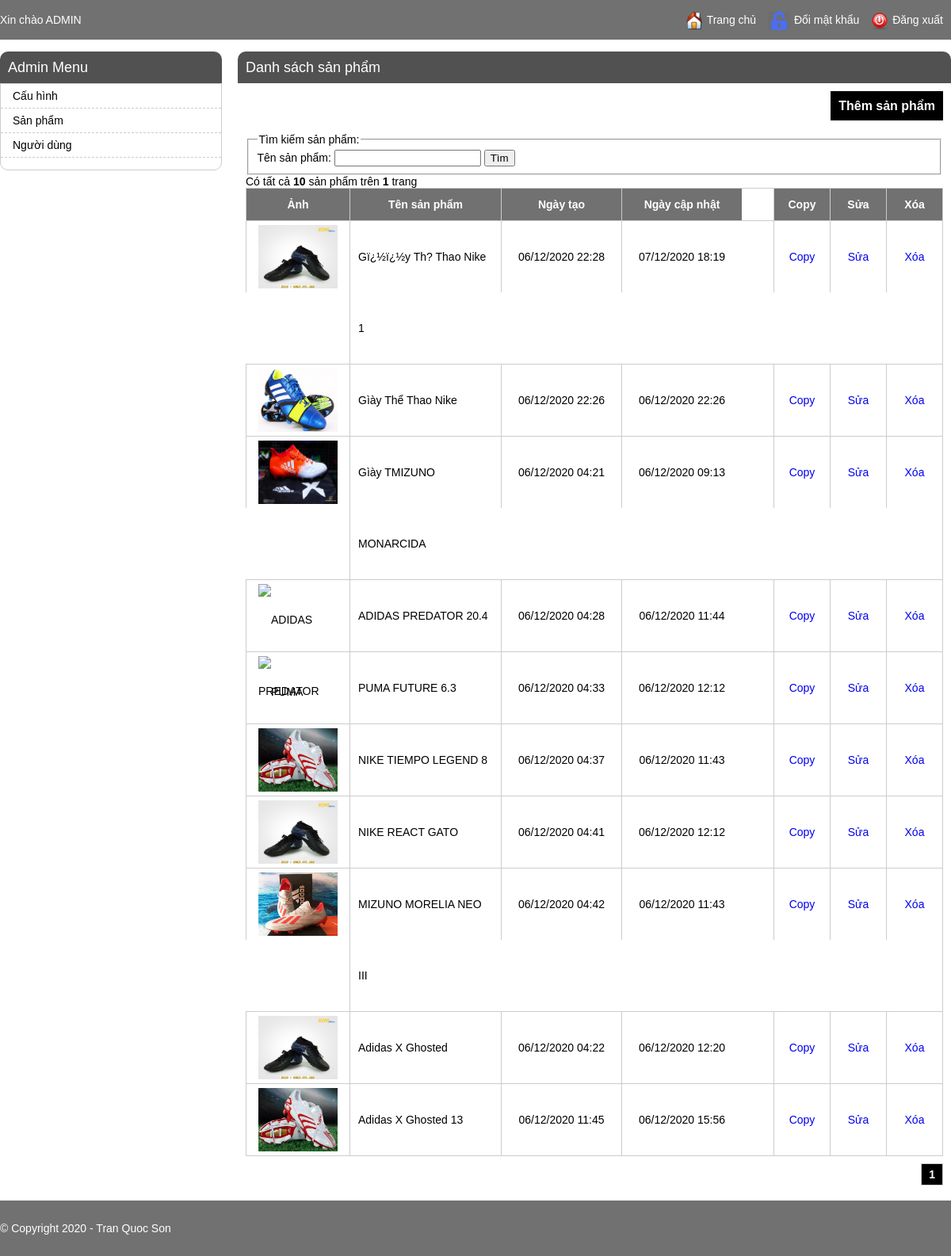
Screenshot of /admin/product_listing.php (signed in) with the database file from the repository.
### tables this page shows
CREATE TABLE `product` (
  `id` int(11) NOT NULL,
  `name` varchar(255) NOT NULL,
  `image` varchar(255) DEFAULT NULL,
  `price` float NOT NULL,
  `content` text NOT NULL,
  `created_time` int(11) NOT NULL,
  `last_updated` int(11) NOT NULL
);

### admin/product_listing.php (the view, shortened to what this page needs)
<?php
include 'header.php';
if (!empty($_SESSION['current_user'])) {
    $item_per_page = (!empty($_GET['per_page'])) ? $_GET['per_page'] : 10;
    $current_page = (!empty($_GET['page'])) ? $_GET['page'] : 1;
    $offset = ($current_page - 1) * $item_per_page;
    if(!empty($where)){
        $totalRecords = mysqli_query($con, "SELECT * FROM `product` where (".$where.")");
    }else{
        $totalRecords = mysqli_query($con, "SELECT * FROM `product`");
    }
    $totalRecords = $totalRecords->num_rows;
    $totalPages = ceil($totalRecords / $item_per_page);
    if(!empty($where)){
        $products = mysqli_query($con, "SELECT * FROM `product` where (".$where.") ORDER BY `id` DESC LIMIT " . $item_per_page . " OFFSET " . $offset);
    }else{
        $products = mysqli_query($con, "SELECT * FROM `product` ORDER BY `id` DESC LIMIT " . $item_per_page . " OFFSET " . $offset);
    }
    ?>
    <div class="main-content">
        <h1>Danh sách sản phẩm</h1>
        <div class="product-items">
            <div class="buttons">
                <a href="./product_editing.php">Thêm sản phẩm</a>
            </div>
            <div class="product-search">
                <form id="product-search-form" action="product_listing.php?action=search" method="POST">
                    <fieldset>
                        <legend>Tìm kiếm sản phẩm:</legend>
                        Tên sản phẩm: <input type="text" name="name" value="<?=!empty($name)?$name:""?>" />
                        <input type="submit" value="Tìm" />
                    </fieldset>
                </form>
            </div>
            <div class="total-products">
                <span>Có tất cả <strong><?=$totalRecords?></strong> sản phẩm trên <strong><?=$totalPages?></strong> trang</span>
            </div>
            <ul>
                <li class="product-item-heading">
                    <div class="product-prop product-img">Ảnh</div>
                    <div class="product-prop product-name">Tên sản phẩm</div>
                    <div class="product-prop product-button">
                        Xóa
                    </div>
                    <div class="product-prop product-button">
                        Sửa
                    </div>
                    <div class="product-prop product-button">
                        Copy
                    </div>
                    <div class="product-prop product-time">Ngày tạo</div>
                    <div class="product-prop product-time">Ngày cập nhật</div>
                </li>
                <?php
                while ($row = mysqli_fetch_array($products)) {
                    ?>
                    <li>
                        <div class="product-prop product-img"><img src="../<?= $row['image'] ?>" alt="<?= $row['name'] ?>" title="<?= $row['name'] ?>" /></div>
                        <div class="product-prop product-name"><?= $row['name'] ?></div>
                        <div class="product-prop product-button">
                            <a href="./product_delete.php?id=<?= $row['id'] ?>">Xóa</a>
                        </div>
                        <div class="product-prop product-button">
                            <a href="./product_editing.php?id=<?= $row['id'] ?>">Sửa</a>
                        </div>
                        <div class="product-prop product-button">
                            <a href="./product_editing.php?id=<?= $row['id'] ?>&task=copy">Copy</a>
                        </div>
                        <div class="product-prop product-time"><?= date('d/m/Y H:i', $row['created_time']) ?></div>
                        <div class="product-prop product-time"><?= date('d/m/Y H:i', $row['last_updated']) ?></div>
                    </li>
                <?php } ?>
            </ul>
            <?php
            include './pagination.php';
            ?>
        </div>
    </div>
    <?php
}
include './footer.php';
?>

### css/admin_style.css (style rules this page uses)
body { font-family: arial; padding: 0; margin: 0; font-size: 14px; }
h1 { text-align: center; }
.product-items { padding: 10px; border: 0px solid #ccc; border-radius: 0 0 10px 10px; }
.product-items ul { padding: 0; margin: 0; }
.product-prop { float: right; border-left: 1px solid #ccc; line-height: 90px; padding: 0 10px; }
.product-img { width: 110px; height: 90px; float: left; }
.product-img img { width: 100px; padding: 5px; height: 80px; }
.product-name { padding-left: 10px; border-right: 0; float: left; width: 170px; }
.product-button { float: right; border-left: 1px solid #ccc; border-right: 0; padding: 0 10px; width: 50px; text-align: center; }
.product-items ul li { list-style: none; border: 1px solid #ccc; border-top: 0; border-left: 0; }
.product-items ul li:first-child { border-top: 1px solid #ccc; }
.product-time { width: 131px; text-align: center; float: left; }
.product-item-heading { text-align: center; font-weight: bold; }
.product-item-heading .product-prop { height: 40px; line-height: 40px; background: #717171; color: #FFF; }
.buttons { text-align: right; font-weight: bold; font-size: 16px; margin-bottom: 15px; line-height: 38px; }
.buttons a { color: #FFF; padding: 10px; background: #000; }
a { text-decoration: none; }
.main-content { float: left; width: 900px; margin-left: 20px; }
.main-content h1 { margin: 0; text-align: left; background: #525151; color: #fff; font-size: 18px; font-weight: normal; line-height: 40px; border-radius: 10px 10px 0 0; padding: 0 10px; }

### rows the page displays
product: image (picture), name "Gï¿½ï¿½y Th? Thao Nike 1", created_time "06/12/2020 22:28", last_updated "07/12/2020 18:19"
product: image (picture), name "Gìày Thể Thao Nike", created_time "06/12/2020 22:26", last_updated "06/12/2020 22:26"
product: image (picture), name "Gìày TMIZUNO MONARCIDA", created_time "06/12/2020 04:21", last_updated "06/12/2020 09:13"
product: name "ADIDAS PREDATOR 20.4", created_time "06/12/2020 04:28", last_updated "06/12/2020 11:44"
product: name "PUMA FUTURE 6.3", created_time "06/12/2020 04:33", last_updated "06/12/2020 12:12"
product: image (picture), name "NIKE TIEMPO LEGEND 8", created_time "06/12/2020 04:37", last_updated "06/12/2020 11:43"
product: image (picture), name "NIKE REACT GATO", created_time "06/12/2020 04:41", last_updated "06/12/2020 12:12"
product: image (picture), name "MIZUNO MORELIA NEO III", created_time "06/12/2020 04:42", last_updated "06/12/2020 11:43"
product: image (picture), name "Adidas X Ghosted", created_time "06/12/2020 04:22", last_updated "06/12/2020 12:20"
product: image (picture), name "Adidas X Ghosted 13", created_time "06/12/2020 11:45", last_updated "06/12/2020 15:56"

### other values shown
$currentUser['fullname'] "ADMIN"
$totalRecords "10"
$totalPages "1"
